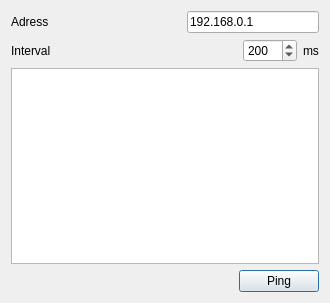
<?xml version="1.0" encoding="UTF-8"?>
<ui version="4.0">
 <class>Dialog</class>
 <widget class="QDialog" name="Dialog">
  <property name="geometry">
   <rect>
    <x>0</x>
    <y>0</y>
    <width>330</width>
    <height>303</height>
   </rect>
  </property>
  <property name="windowTitle">
   <string>Dialog</string>
  </property>
  <layout class="QVBoxLayout" name="verticalLayout">
   <item>
    <layout class="QHBoxLayout" name="horizontalLayout">
     <item>
      <widget class="QLabel" name="label">
       <property name="text">
        <string>Adress</string>
       </property>
      </widget>
     </item>
     <item>
      <spacer name="horizontalSpacer_2">
       <property name="orientation">
        <enum>Qt::Horizontal</enum>
       </property>
       <property name="sizeHint" stdset="0">
        <size>
         <width>40</width>
         <height>20</height>
        </size>
       </property>
      </spacer>
     </item>
     <item>
      <widget class="QLineEdit" name="adressEdit">
       <property name="text">
        <string>192.168.0.1</string>
       </property>
       <property name="maxLength">
        <number>20</number>
       </property>
      </widget>
     </item>
    </layout>
   </item>
   <item>
    <layout class="QHBoxLayout" name="horizontalLayout_2">
     <item>
      <widget class="QLabel" name="label_2">
       <property name="text">
        <string>Interval</string>
       </property>
      </widget>
     </item>
     <item>
      <spacer name="horizontalSpacer">
       <property name="orientation">
        <enum>Qt::Horizontal</enum>
       </property>
       <property name="sizeHint" stdset="0">
        <size>
         <width>40</width>
         <height>20</height>
        </size>
       </property>
      </spacer>
     </item>
     <item>
      <widget class="QSpinBox" name="intervalSpin">
       <property name="minimum">
        <number>100</number>
       </property>
       <property name="maximum">
        <number>9999</number>
       </property>
       <property name="singleStep">
        <number>100</number>
       </property>
       <property name="value">
        <number>200</number>
       </property>
      </widget>
     </item>
     <item>
      <widget class="QLabel" name="label_3">
       <property name="text">
        <string>ms</string>
       </property>
      </widget>
     </item>
    </layout>
   </item>
   <item>
    <widget class="QListWidget" name="listWidget"/>
   </item>
   <item>
    <layout class="QHBoxLayout" name="horizontalLayout_3">
     <item>
      <spacer name="horizontalSpacer_3">
       <property name="orientation">
        <enum>Qt::Horizontal</enum>
       </property>
       <property name="sizeHint" stdset="0">
        <size>
         <width>40</width>
         <height>20</height>
        </size>
       </property>
      </spacer>
     </item>
     <item>
      <widget class="QPushButton" name="pingButton">
       <property name="text">
        <string>Ping</string>
       </property>
       <property name="checkable">
        <bool>true</bool>
       </property>
      </widget>
     </item>
    </layout>
   </item>
  </layout>
 </widget>
 <layoutdefault spacing="6" margin="11"/>
 <resources/>
 <connections/>
</ui>
